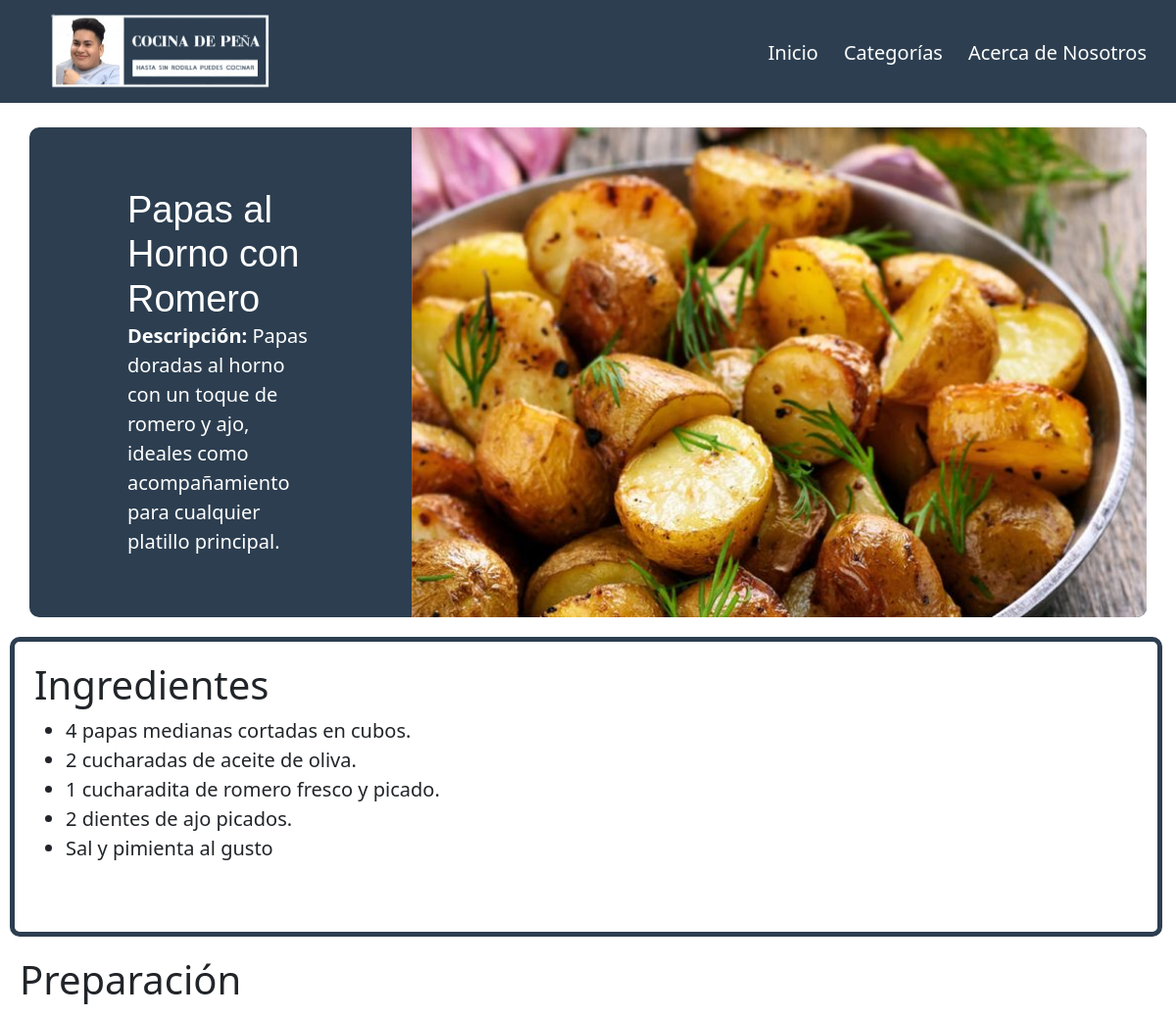
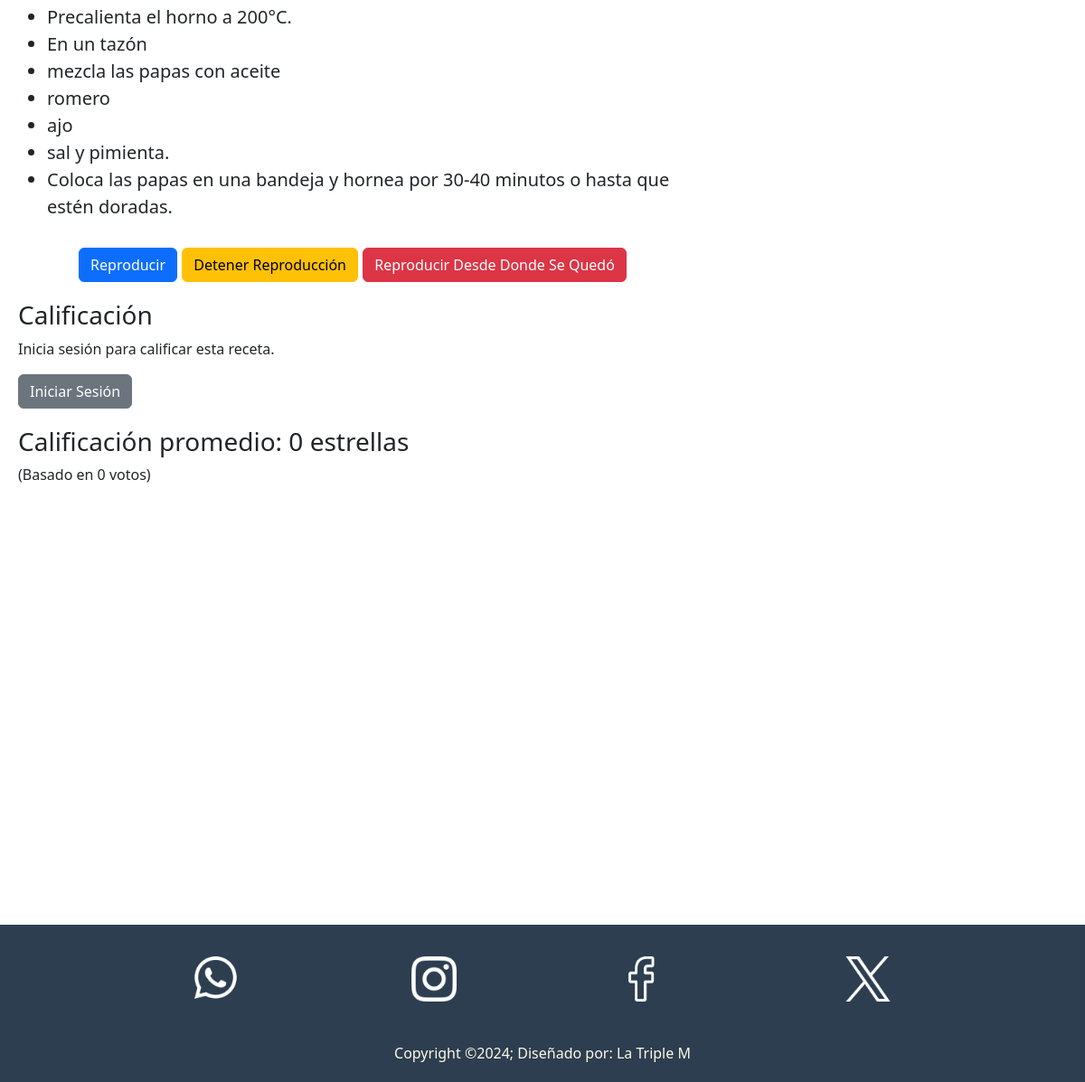
/receta.php?id=11, run on the app's committed database (2 pictures, top to bottom).
### tables this page shows
CREATE TABLE `recetas` (
  `id` int(11) NOT NULL,
  `img` varchar(255) NOT NULL,
  `nombre` varchar(100) NOT NULL,
  `micro` varchar(250) NOT NULL,
  `categorias` varchar(255) DEFAULT NULL,
  `preparacion` text NOT NULL,
  `ingredientes` text NOT NULL,
  `calificacion_promedio` float DEFAULT 0,
  `numero_votos` int(11) DEFAULT 0
);

### receta.php (the view, shortened to what this page needs)
<?php
$servername = "localhost";
$username = "root";
$password = "";
$dbname = "cocina";
$mysqli = new mysqli($servername, $username, $password, $dbname);
$receta_id = isset($_GET['id']) ? (int)$_GET['id'] : 0;
$sql = "SELECT * FROM recetas WHERE id = ?";
$stmt = $mysqli->prepare($sql);
$stmt->bind_param("i", $receta_id);
$stmt->execute();
$result = $stmt->get_result();
if ($row = $result->fetch_assoc()):
?>
<!DOCTYPE html>
<html lang="en">
<head>
    <link href="https://cdn.jsdelivr.net/npm/bootstrap@5.3.0-alpha1/dist/css/bootstrap.min.css" rel="stylesheet">
    <link rel="stylesheet" href="css/styles.css">
</head>
<body>
    <header>
        <nav class="navbar navbar-expand-lg navbar-dark bg-dark">
            <div class="container-fluid">
                <a class="navbar-brand" href="index.php"><img src="img/logos/10.png" alt="Logo"></a>
                <div class="collapse navbar-collapse" id="navbarNav">
                    <ul class="navbar-nav ms-auto">
                        <li class="nav-item"><a class="nav-link" href="index.php">Inicio</a></li>
                        <li class="nav-item"><a class="nav-link" href="pages/categorias.html">Categorías</a></li>
                        <li class="nav-item"><a class="nav-link" href="pages/nosotros.html">Acerca de Nosotros</a></li>
                    </ul>
                </div>
            </div>
        </nav>
    </header>
    <main>
        <div class="contenedor_receta">
            <div class="texto" id="titulo">
                <h1 class="card-title"><?= htmlspecialchars($row['nombre']) ?></h1>
                <p class="card-text"><strong>Descripción: </strong><?= htmlspecialchars($row['micro']) ?></p>
            </div>
            <?php if (!empty($row['img'])): ?>
                <img src="<?= htmlspecialchars($row['img']) ?>" alt="Imagen de la receta" class="img-fluid">
            <?php else: ?>
                <p>No hay imagen disponible</p>
            <?php endif; ?>
        </div>
        <div class="contenedor_ingredientes" id="ingredientes">
            <h1>Ingredientes</h1>
            <div class="ingredientes">
                <div class="overflow-auto" style="height: 200px;">
                    <ul id="scrollspyHeading1">
                        <?php
                        $ingredientes = explode(',', $row['ingredientes']);
                        foreach ($ingredientes as $ingrediente): ?>
                            <li><?= htmlspecialchars(trim($ingrediente)) ?></li>
                        <?php endforeach; ?>
                    </ul>
                </div>
            </div>
        </div>
        <div class="Contendor_Preparacion" id="preparacion">
            <h1>Preparación</h1>
            <div class="paso_de_preparacion">
                <ul>
                    <?php
                    $preparaciones = explode(',', $row['preparacion']);
                    foreach ($preparaciones as $preparacion): ?>
                        <li><?= htmlspecialchars(trim($preparacion)) ?></li>
                    <?php endforeach; ?>
                </ul>
                <div class="botones">
                    <button type="button" class="btn btn-primary" id="leer">Reproducir</button>
                    <button type="button" class="btn btn-warning" id="detener">Detener Reproducción</button>
                    <button type="button" class="btn btn-danger" id="reproducir">Reproducir Desde Donde Se Quedó</button>
                </div>
            </div>
        <div class="calificacion">
            <h3>Calificación</h3>
            <?php if (isset($_SESSION['usuario_id'])): ?>
                <?php
                $usuario_id = $_SESSION['usuario_id'];
                $check_query = "SELECT calificacion FROM votos WHERE id_usuario = ? AND id_receta = ?";
                $check_stmt = $mysqli->prepare($check_query);
                $check_stmt->bind_param("si", $usuario_id, $receta_id);
                $check_stmt->execute();
                $voto_result = $check_stmt->get_result();
                $check_stmt->close();
                ?>
                <?php if ($voto_result->num_rows > 0): ?>
                    <p>Ya has calificado esta receta.</p>
                    <form action="paginas/php/php/eliminar_voto.php" method="post">
                        <input type="hidden" name="receta_id" value="<?= htmlspecialchars($receta_id) ?>">
                        <input type="hidden" name="usuario_id" value="<?= htmlspecialchars($usuario_id) ?>">
                        <button type="submit" class="btn btn-danger">Eliminar mi voto</button>
                    </form>
                <?php else: ?>
                    <form action="paginas/php/php/calificar_receta.php" method="post">
                        <input type="hidden" name="receta_id" value="<?= htmlspecialchars($receta_id) ?>">
                        <input type="hidden" name="usuario_id" value="<?= htmlspecialchars($usuario_id) ?>">
                        <label>
                            Calificación:
                            <select name="calificacion" required>
                                <option value="1">1 estrella ⭐</option>
                                <option value="2">2 estrellas ⭐⭐</option>
                                <option value="3">3 estrellas ⭐⭐⭐</option>
                                <option value="4">4 estrellas ⭐⭐⭐⭐</option>
                                <option value="5">5 estrellas ⭐⭐⭐⭐⭐</option>
                            </select>
                        </label>
                        <button type="submit" class="btn btn-primary">Enviar Calificación</button>
                    </form>
                <?php endif; ?>
            <?php else: ?>
                <p>Inicia sesión para calificar esta receta.</p>
                <a href="paginas/php/login.html" class="btn btn-secondary">Iniciar Sesión</a>
            <?php endif; ?>
        </div>
        <div class="calificacion_promedio">
            <h3>Calificación promedio: <?= round($row['calificacion_promedio'] ?? 0, 1) ?> estrellas</h3>
            <p>(Basado en <?= $row['numero_votos'] ?? 0 ?> votos)</p>
        </div>
        </div>
    </main>
    <footer>
        <div class="footerContainer">
            <div class="redes">
                <a href=""><img src="img/iconos/whatsapp-f.png" alt=""></a>
                <a href=""><img src="img/iconos/instagram-f.png" alt=""></a>
                <a href=""><img src="img/iconos/facebook-f.png" alt=""></a>
                <a href=""><img src="img/iconos/x-f.png" alt=""></a>
            </div>
            <p>Copyright &copy;2024; Diseñado por: La Triple M</p>
        </div>
    </footer>
</body>
</html>
<?php
else:
    echo "<p>Receta no encontrada.</p>";
endif;
?>

### css/styles.css (style rules this page uses)
.nav-link, .dropdown-item { color: white !important; font-size: 20px; margin-top: 5px; padding-bottom: 10px; transition: transform 0.5s, filter 0.5s, border-bottom 0.5s; margin-right: 10px; }
.navbar { position: fixed; top: 0; left: 0; width: 100%; z-index: 1000; background-color: #2C3E50 !important; }
.container-fluid a img { width: 300px; margin-left: 2px; cursor: pointer; transition: transform 0.8s; border: none; }
.card-title { font-size: 38px; }
.card-text { font-size: 20px; }
.btn-primary { margin: auto; }
footer { margin-top: 50px; background-color: #2C3E50; color: #FFF8E7; padding: 10px 0; }
.footerContainer { width: 100%; max-width: 1200px; margin: 0 auto; padding: 10px; }
.redes { display: flex; justify-content: center; flex-wrap: wrap; margin-top: 10px; }
.redes a { margin: 5px; }
.redes a img { width: 50px; transition: 0.2s; margin: 0px 90px auto; }
footer p { margin: 40px 0px auto; text-align: center; }
.contenedor_receta { margin-top: 290px; background-color: #2C3E50; border-radius: 10px; margin: 130px auto; width: 95%; height: 500px; display: flex; justify-content: space-between; align-items: center; box-sizing: border-box; }
.contenedor_receta h1, .contenedor_receta h2 { color: white; font-family: 'Franklin Gothic Medium', 'Arial Narrow', Arial, sans-serif; text-align: left; }
.texto { display: flex; flex-direction: column; padding: 100px; margin-right: auto; }
.texto .card-text { color: white; }
.contenedor_receta img { height: 100%; border-top-right-radius: 10px; border-bottom-right-radius: 10px; object-fit: cover; }
.Contendor_Preparacion { width: 65%; height: auto; display: flex; flex-direction: column; gap: 20px; padding: 20px; margin-bottom: 450px; }
.paso_de_preparacion { margin-top: -10px; font-size: 20px; }
.contenedor_ingredientes { border: 5px solid #2C3E50; border-radius: 10px; margin: -110px 10px auto; width: 98%; height: auto; display: flex; flex-direction: column; gap: 20px; padding: 20px; }
.contenedor_ingredientes li { font-size: 20px; }
.ingredientes { align-items: center; margin-top: -20px; }
.overflow-auto { padding-bottom: 40px; padding-right: 10px; }
.botones { text-align: center; margin-top: 30px; }

### data on the page
recetas: nombre "Papas al Horno con Romero", micro "Papas doradas al horno con un toque de romero y ajo, ideales como acompañamiento para cualquier platillo principal.", img (picture), ingredientes "4 papas medianas cortadas en cubos.", ingredientes "2 cucharadas de aceite de oliva.", ingredientes "1 cucharadita de romero fresco y picado.", ingredientes "2 dientes de ajo picados.", ingredientes "Sal y pimienta al gusto", preparacion "Precalienta el horno a 200°C.", preparacion "En un tazón", preparacion "mezcla las papas con aceite", preparacion "romero", preparacion "ajo", preparacion "sal y pimienta.", preparacion "Coloca las papas en una bandeja y hornea por 30-40 minutos o hasta que estén doradas.", calificacion_promedio "0", numero_votos "0"
